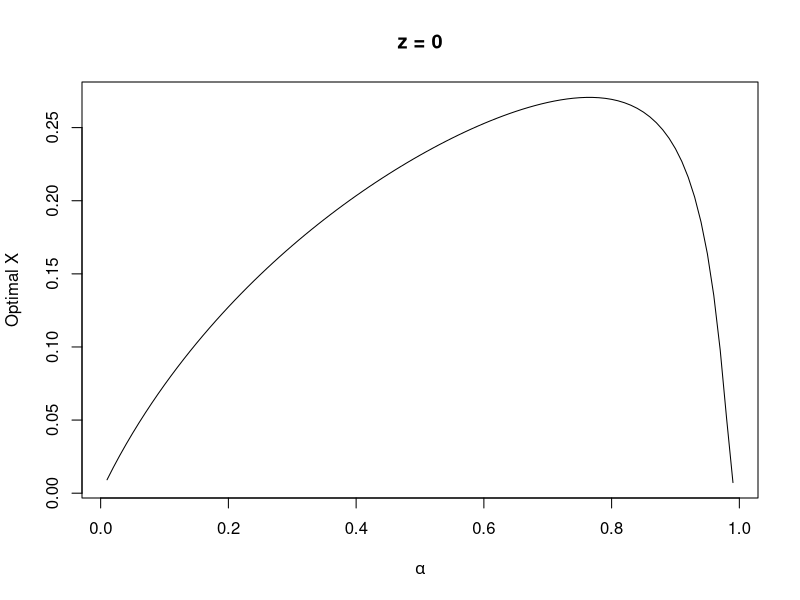
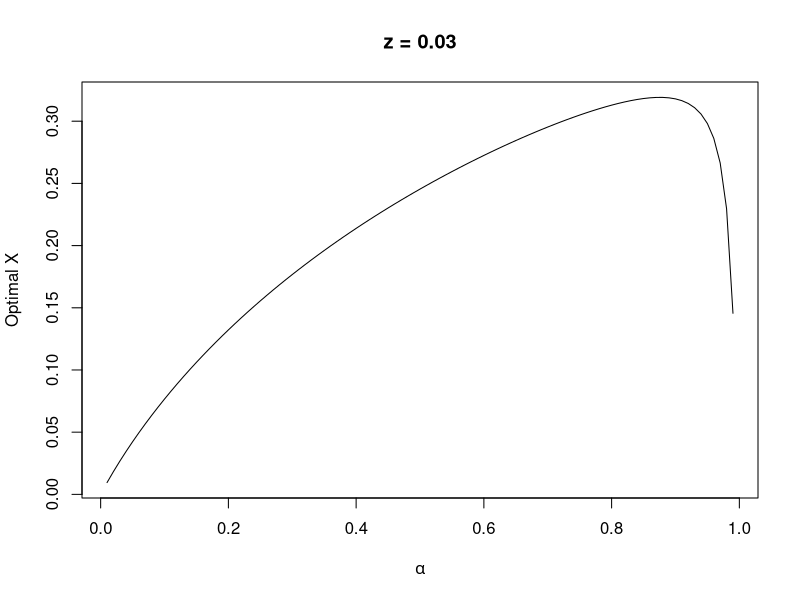
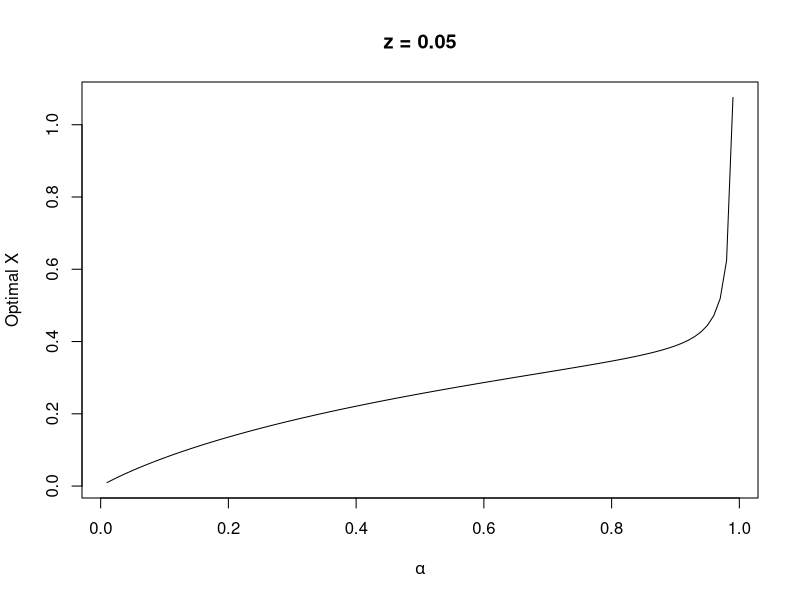
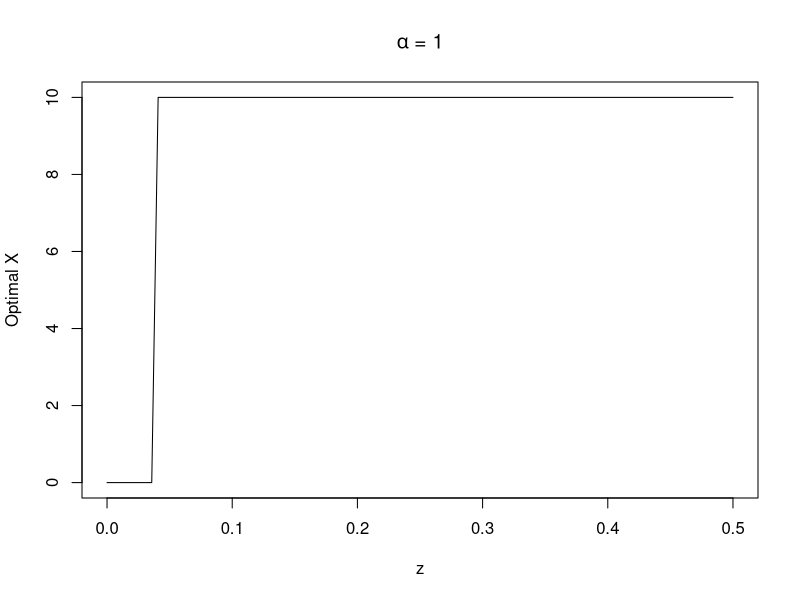

Here is the R script that generated these plots, in order:
rm(list = ls())
#We assume A = 0 WLOG

#####2.2#####

r = 0.04
z = 0

alpha = seq(0.01, 0.99, 0.01)
x = ((1+r)/(alpha*exp(z)))^(1/(alpha - 1))

plot(x = alpha, y = x, type = 'l', 
     xlab = expression(alpha), ylab = 'Optimal X',  main = "z = 0")


#####2.3#####

r = 0.04
z = 0.03

alpha = seq(0.01, 0.99, 0.01)
x = ((1+r)/(alpha*exp(z)))^(1/(alpha - 1))

plot(x = alpha, y = x, type = 'l', 
     xlab = expression(alpha), ylab = 'Optimal X', main = "z = 0.03")


z = 0.05

x = ((1+r)/(alpha*exp(z)))^(1/(alpha - 1))

plot(x = alpha, y = x, type = 'l', 
     xlab = expression(alpha), ylab = 'Optimal X', main = "z = 0.05")


#####2.5#####

r = 0.04

z = seq(0, 0.5, 0.5/98)

ddx = -1 + exp(z)/(1+r)

x = ifelse(ddx > 0, 10, 0)


plot(x = z, y = x, type = 'l', 
     xlab = "z", ylab = 'Optimal X', main = substitute(paste(a, " = 1"), list(a = bquote(alpha))))

